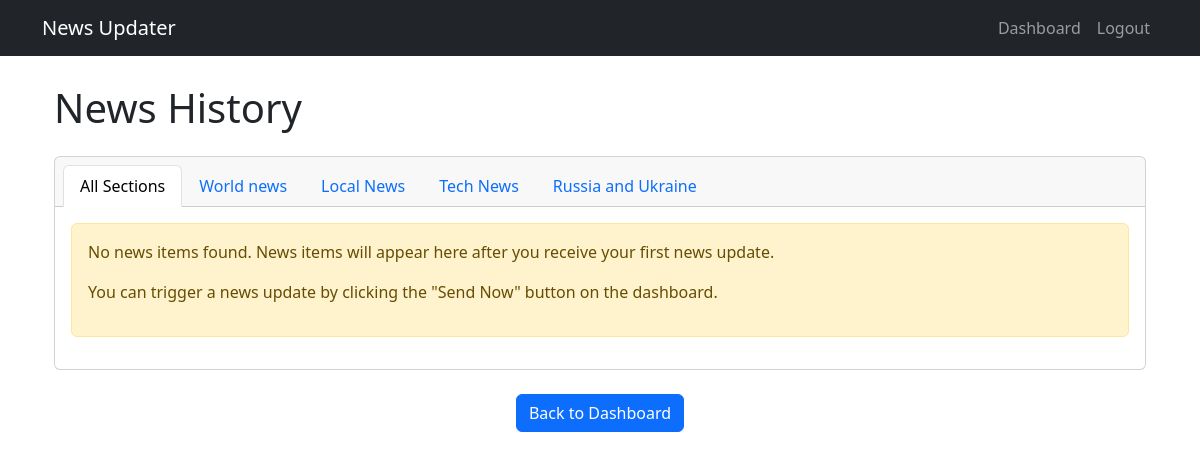
The page /news-history/ (signed in) on the database as committed earlier.
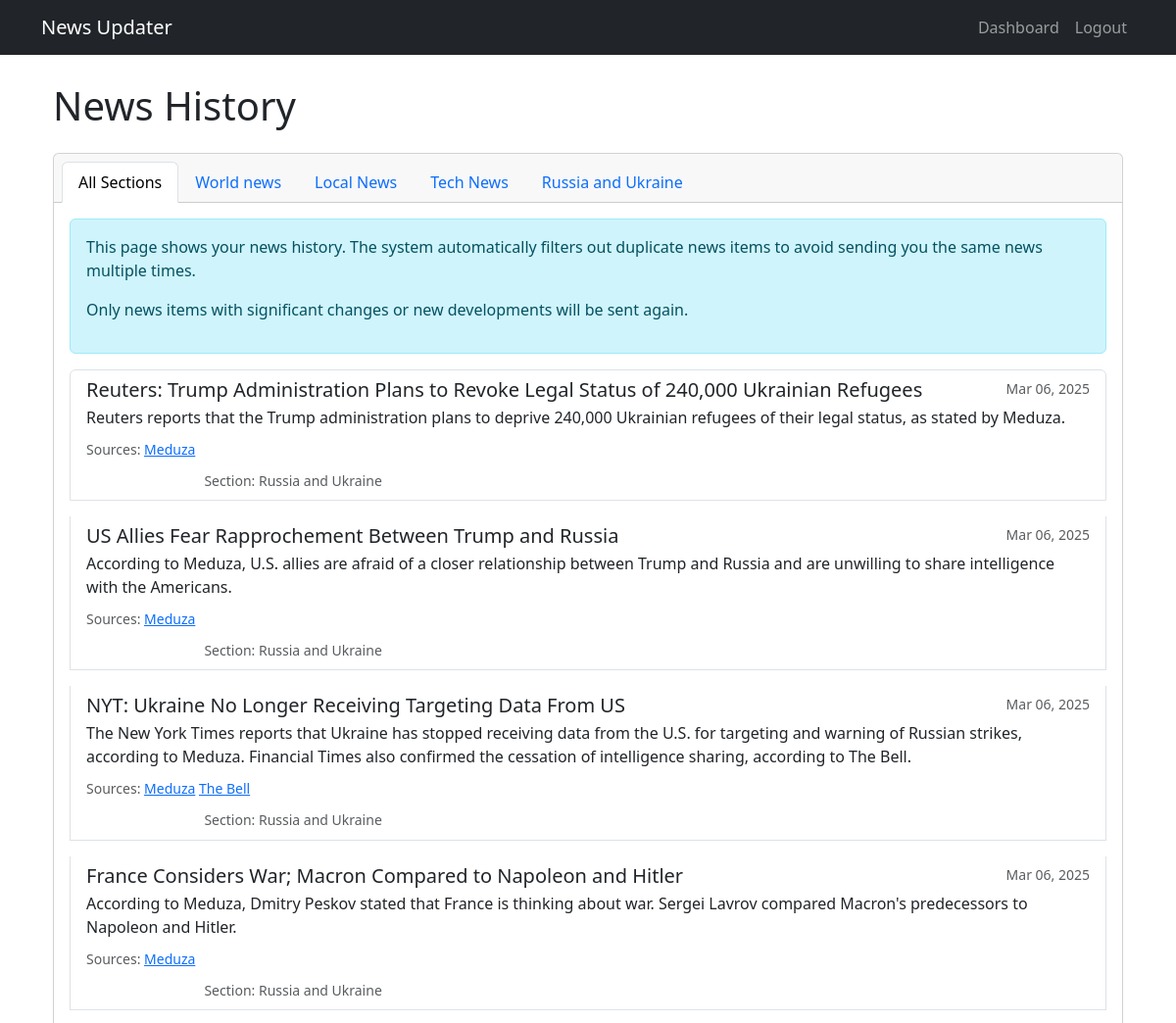
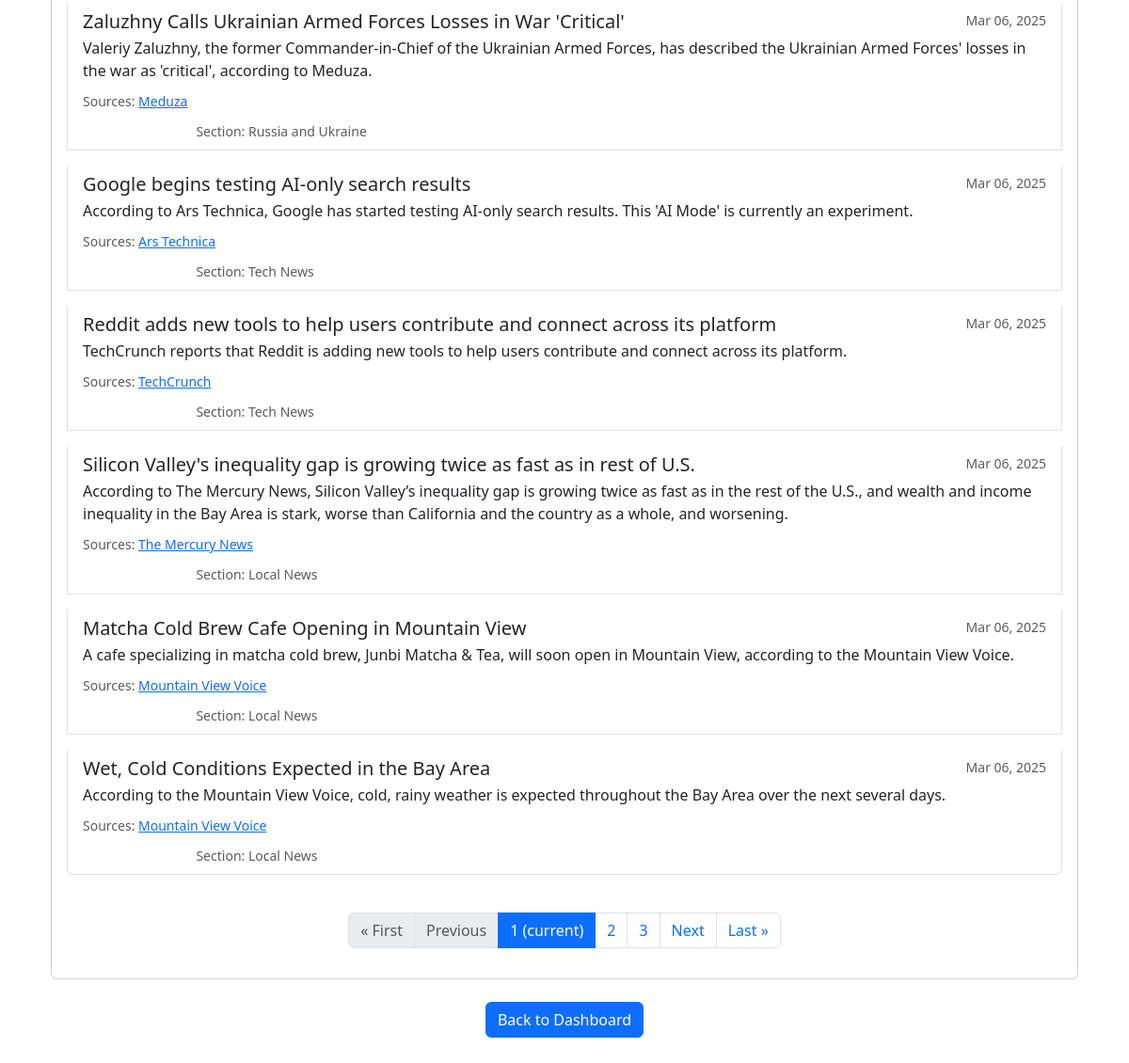
The same page on the database as committed later (2 pictures, top to bottom).
### news_app/models.py (models this page shows, shortened)
class NewsSection(models.Model):
    user_profile = models.ForeignKey(UserProfile, on_delete=models.CASCADE, related_name='news_sections')
    name = models.CharField(max_length=100)
    sources = models.TextField(help_text="Enter URLs separated by commas, newlines, or spaces")
    prompt = models.TextField(help_text="Instructions for prioritizing and summarizing news")
    created_at = models.DateTimeField(auto_now_add=True)

class NewsItem(models.Model):
    user_profile = models.ForeignKey(UserProfile, on_delete=models.CASCADE, related_name='news_items')
    news_section = models.ForeignKey(NewsSection, on_delete=models.CASCADE, related_name='news_items')
    headline = models.CharField(max_length=255)
    details = models.TextField()
    sources = models.TextField()  # Stored as JSON
    confidence = models.CharField(max_length=10, default='medium')
    created_at = models.DateTimeField(auto_now_add=True)

### news_app/views.py (the view)
# urls.py: path('news-history/', views.news_history, name='news_history'),
@login_required
def news_history(request, section_id=None):
    user_profile = request.user.profile
    if not user_profile.email_verified:
        messages.warning(request, 'Please verify your email first.')
        return redirect('verify_email')
    news_sections = NewsSection.objects.filter(user_profile=user_profile)
    if not news_sections.exists():
        messages.warning(request, 'Please add at least one news section first.')
        return redirect('dashboard')
    if section_id:
        section = get_object_or_404(NewsSection, id=section_id, user_profile=user_profile)
        news_items = NewsItem.objects.filter(user_profile=user_profile, news_section=section)
        current_section = section
    else:
        news_items = NewsItem.objects.filter(user_profile=user_profile)
        current_section = None
    news_items = news_items.order_by('-created_at')
    paginator = Paginator(news_items, 10)  # Show 10 items per page
    page_number = request.GET.get('page')
    page_obj = paginator.get_page(page_number)
    for item in page_obj:
        try:
            item.sources_list = json.loads(item.sources)
        except:
            item.sources_list = []
    return render(request, 'news_app/news_history.html', {
        'page_obj': page_obj,
        'news_sections': news_sections,
        'current_section': current_section,
    })

### templates/news_app/news_history.html (shortened to what the changed rows need)
{% extends 'base.html' %}
{% block content %}
<div class="container mt-4">
    <h1 class="mb-4">News History</h1>
    <div class="row mb-4">
        <div class="col-md-12">
            <div class="card">
                <div class="card-header">
                    <ul class="nav nav-tabs card-header-tabs">
                        {% for section in news_sections %}
                        <li class="nav-item">
                            <a class="nav-link {% if current_section.id == section.id %}active{% endif %}" href="{% url 'news_history_section' section.id %}">{{ section.name }}</a>
                        </li>
                        {% endfor %}
                    </ul>
                </div>
                <div class="card-body">
                    {% if page_obj %}
                        <div class="alert alert-info">
                            <p>This page shows your news history. The system automatically filters out duplicate news items to avoid sending you the same news multiple times.</p>
                            <p>Only news items with significant changes or new developments will be sent again.</p>
                        </div>
                        <div class="list-group">
                            {% for item in page_obj %}
                                <div class="list-group-item mb-3">
                                    <div class="d-flex w-100 justify-content-between">
                                        <h5 class="mb-1">{{ item.headline }}</h5>
                                        <small class="text-muted">{{ item.created_at|date:"M d, Y" }}</small>
                                    </div>
                                    <p class="mb-1">{{ item.details }}</p>
                                    {% if item.sources_list %}
                                        <div class="mt-2">
                                            <small class="text-muted">Sources:
                                                {% for source in item.sources_list %}
                                                    <a href="{{ source.url }}" target="_blank" class="mr-2">{{ source.title }}</a>
                                                {% endfor %}
                                            </small>
                                        </div>
                                    {% endif %}
                                    <div class="mt-2">
                                        <span class="badge
                                            {% if item.confidence == 'high' %}badge-success
                                            {% elif item.confidence == 'medium' %}badge-warning
                                            {% elif item.confidence == 'low' %}badge-danger
                                            {% else %}badge-secondary{% endif %}">
                                        </span>
                                        <small class="text-muted ml-2">Section: {{ item.news_section.name }}</small>
                                    </div>
                                </div>
                            {% endfor %}
                        </div>
                        {% if page_obj.has_other_pages %}
                            <nav aria-label="Page navigation" class="mt-4">
                                <ul class="pagination justify-content-center">
                                    {% if page_obj.has_previous %}
                                        <li class="page-item">
                                            <a class="page-link" href="?page=1">&laquo; First</a>
                                        </li>
                                        <li class="page-item">
                                            <a class="page-link" href="?page={{ page_obj.previous_page_number }}">Previous</a>
                                        </li>
                                    {% else %}
                                        <li class="page-item disabled">
                                            <span class="page-link">&laquo; First</span>
                                        </li>
                                        <li class="page-item disabled">
                                            <span class="page-link">Previous</span>
                                        </li>
                                    {% endif %}
                                    {% for num in page_obj.paginator.page_range %}
                                        {% if page_obj.number == num %}
                                            <li class="page-item active">
                                                <span class="page-link">{{ num }} <span class="sr-only">(current)</span></span>
                                            </li>
                                        {% elif num > page_obj.number|add:'-3' and num < page_obj.number|add:'3' %}
                                            <li class="page-item">
                                                <a class="page-link" href="?page={{ num }}">{{ num }}</a>
                                            </li>
                                        {% endif %}
                                    {% endfor %}
                                    {% if page_obj.has_next %}
                                        <li class="page-item">
                                            <a class="page-link" href="?page={{ page_obj.next_page_number }}">Next</a>
                                        </li>
                                        <li class="page-item">
                                            <a class="page-link" href="?page={{ page_obj.paginator.num_pages }}">Last &raquo;</a>
                                        </li>
                                    {% endif %}
                                </ul>
                            </nav>
                        {% endif %}
                    {% else %}
                        <div class="alert alert-warning">
                            <p>No news items found. News items will appear here after you receive your first news update.</p>
                            <p>You can trigger a news update by clicking the "Send Now" button on the dashboard.</p>
                        </div>
                    {% endif %}
                </div>
            </div>
        </div>
    </div>
</div>
{% endblock %}

Rows that differ between the two databases and show on the page:
added NewsItem: headline "Reuters: Trump Administration Plans to Revoke Legal Status of 240,000 Ukrainian Refugees", created_at "Mar 06, 2025", details "Reuters reports that the Trump administration plans to deprive 240,000 Ukrainian refugees of their legal status, as stated by Meduza.", title "Meduza", news_section.name "Russia and Ukraine"
added NewsItem: headline "US Allies Fear Rapprochement Between Trump and Russia", created_at "Mar 06, 2025", details "According to Meduza, U.S. allies are afraid of a closer relationship between Trump and Russia and are unwilling to share intelligence with the Americans.", title "Meduza", news_section.name "Russia and Ukraine"
added NewsItem: headline "NYT: Ukraine No Longer Receiving Targeting Data From US", created_at "Mar 06, 2025", details "The New York Times reports that Ukraine has stopped receiving data from the U.S. for targeting and warning of Russian strikes, according to Meduza. Financial Times also confirmed the cessation of intelligence sharing, according to The Bell.", title "Meduza" "The Bell", news_section.name "Russia and Ukraine"
added NewsItem: headline "France Considers War; Macron Compared to Napoleon and Hitler", created_at "Mar 06, 2025", details "According to Meduza, Dmitry Peskov stated that France is thinking about war. Sergei Lavrov compared Macron's predecessors to Napoleon and Hitler.", title "Meduza", news_section.name "Russia and Ukraine"
added NewsItem: headline "Zaluzhny Calls Ukrainian Armed Forces Losses in War 'Critical'", created_at "Mar 06, 2025", details "Valeriy Zaluzhny, the former Commander-in-Chief of the Ukrainian Armed Forces, has described the Ukrainian Armed Forces' losses in the war as 'critical', according to Meduza.", title "Meduza", news_section.name "Russia and Ukraine"
added NewsItem: headline "Google begins testing AI-only search results", created_at "Mar 06, 2025", details "According to Ars Technica, Google has started testing AI-only search results. This 'AI Mode' is currently an experiment.", title "Ars Technica", news_section.name "Tech News"
added NewsItem: headline "Reddit adds new tools to help users contribute and connect across its platform", created_at "Mar 06, 2025", details "TechCrunch reports that Reddit is adding new tools to help users contribute and connect across its platform.", title "TechCrunch", news_section.name "Tech News"
added NewsItem: headline "Silicon Valley's inequality gap is growing twice as fast as in rest of U.S.", created_at "Mar 06, 2025", details "According to The Mercury News, Silicon Valley’s inequality gap is growing twice as fast as in the rest of the U.S., and wealth and income inequality in the Bay Area is stark, worse than California and the country as a whole, and worsening.", title "The Mercury News", news_section.name "Local News"
added NewsItem: headline "Matcha Cold Brew Cafe Opening in Mountain View", created_at "Mar 06, 2025", details "A cafe specializing in matcha cold brew, Junbi Matcha & Tea, will soon open in Mountain View, according to the Mountain View Voice.", title "Mountain View Voice", news_section.name "Local News"
added NewsItem: headline "Wet, Cold Conditions Expected in the Bay Area", created_at "Mar 06, 2025", details "According to the Mountain View Voice, cold, rainy weather is expected throughout the Bay Area over the next several days.", title "Mountain View Voice", news_section.name "Local News"
Other text that changed with them:
text no longer shown: "No news items found. News items will appear here after you receive your first news update. You can trigger a news update by clicking the \"Send Now\" button on the dashboard."
text now shown: "This page shows your news history. The system automatically filters out duplicate news items to avoid sending you the same news multiple times. Only news items with significant changes or new developments will be sent again. « First Previous Next Last »"
new list line: "1 (current)"
new list line: "2"
new list line: "3"
